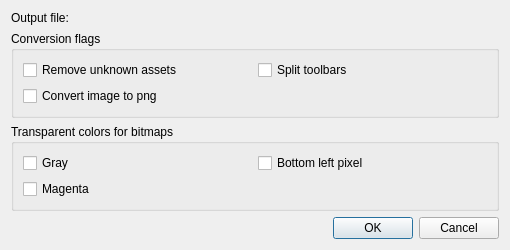
<?xml version="1.0" encoding="UTF-8"?>
<ui version="4.0">
 <class>Gui::RcToQrcDialog</class>
 <widget class="QDialog" name="Gui::RcToQrcDialog">
  <property name="geometry">
   <rect>
    <x>0</x>
    <y>0</y>
    <width>510</width>
    <height>238</height>
   </rect>
  </property>
  <property name="windowTitle">
   <string>Rc to Qrc Dialog</string>
  </property>
  <layout class="QGridLayout" name="gridLayout_2">
   <item row="0" column="0">
    <widget class="QLabel" name="label">
     <property name="text">
      <string>Output file:</string>
     </property>
    </widget>
   </item>
   <item row="0" column="1">
    <widget class="Gui::FileSelector" name="fileSelector" native="true"/>
   </item>
   <item row="1" column="0" colspan="2">
    <widget class="QGroupBox" name="groupBox">
     <property name="title">
      <string>Conversion flags</string>
     </property>
     <layout class="QGridLayout" name="gridLayout">
      <item row="0" column="0">
       <widget class="QCheckBox" name="removeUnknown">
        <property name="text">
         <string>Remove unknown assets</string>
        </property>
       </widget>
      </item>
      <item row="0" column="1">
       <widget class="QCheckBox" name="splitToolbars">
        <property name="text">
         <string>Split toolbars</string>
        </property>
       </widget>
      </item>
      <item row="1" column="0">
       <widget class="QCheckBox" name="convertPng">
        <property name="text">
         <string>Convert image to png</string>
        </property>
       </widget>
      </item>
     </layout>
    </widget>
   </item>
   <item row="2" column="0" colspan="2">
    <widget class="QGroupBox" name="colorBox">
     <property name="title">
      <string>Transparent colors for bitmaps</string>
     </property>
     <layout class="QGridLayout" name="gridLayout_3">
      <item row="0" column="0">
       <widget class="QCheckBox" name="gray">
        <property name="text">
         <string>Gray</string>
        </property>
       </widget>
      </item>
      <item row="0" column="1">
       <widget class="QCheckBox" name="bottomLeft">
        <property name="text">
         <string>Bottom left pixel</string>
        </property>
       </widget>
      </item>
      <item row="1" column="0">
       <widget class="QCheckBox" name="magenta">
        <property name="text">
         <string>Magenta</string>
        </property>
       </widget>
      </item>
     </layout>
    </widget>
   </item>
   <item row="3" column="1">
    <widget class="QDialogButtonBox" name="buttonBox">
     <property name="orientation">
      <enum>Qt::Horizontal</enum>
     </property>
     <property name="standardButtons">
      <set>QDialogButtonBox::Cancel|QDialogButtonBox::Ok</set>
     </property>
    </widget>
   </item>
  </layout>
 </widget>
 <customwidgets>
  <customwidget>
   <class>Gui::FileSelector</class>
   <extends>QWidget</extends>
   <header>fileselector.h</header>
   <container>1</container>
  </customwidget>
 </customwidgets>
 <resources/>
 <connections>
  <connection>
   <sender>buttonBox</sender>
   <signal>accepted()</signal>
   <receiver>Gui::RcToQrcDialog</receiver>
   <slot>accept()</slot>
   <hints>
    <hint type="sourcelabel">
     <x>318</x>
     <y>228</y>
    </hint>
    <hint type="destinationlabel">
     <x>157</x>
     <y>274</y>
    </hint>
   </hints>
  </connection>
  <connection>
   <sender>buttonBox</sender>
   <signal>rejected()</signal>
   <receiver>Gui::RcToQrcDialog</receiver>
   <slot>reject()</slot>
   <hints>
    <hint type="sourcelabel">
     <x>386</x>
     <y>228</y>
    </hint>
    <hint type="destinationlabel">
     <x>286</x>
     <y>274</y>
    </hint>
   </hints>
  </connection>
 </connections>
</ui>
